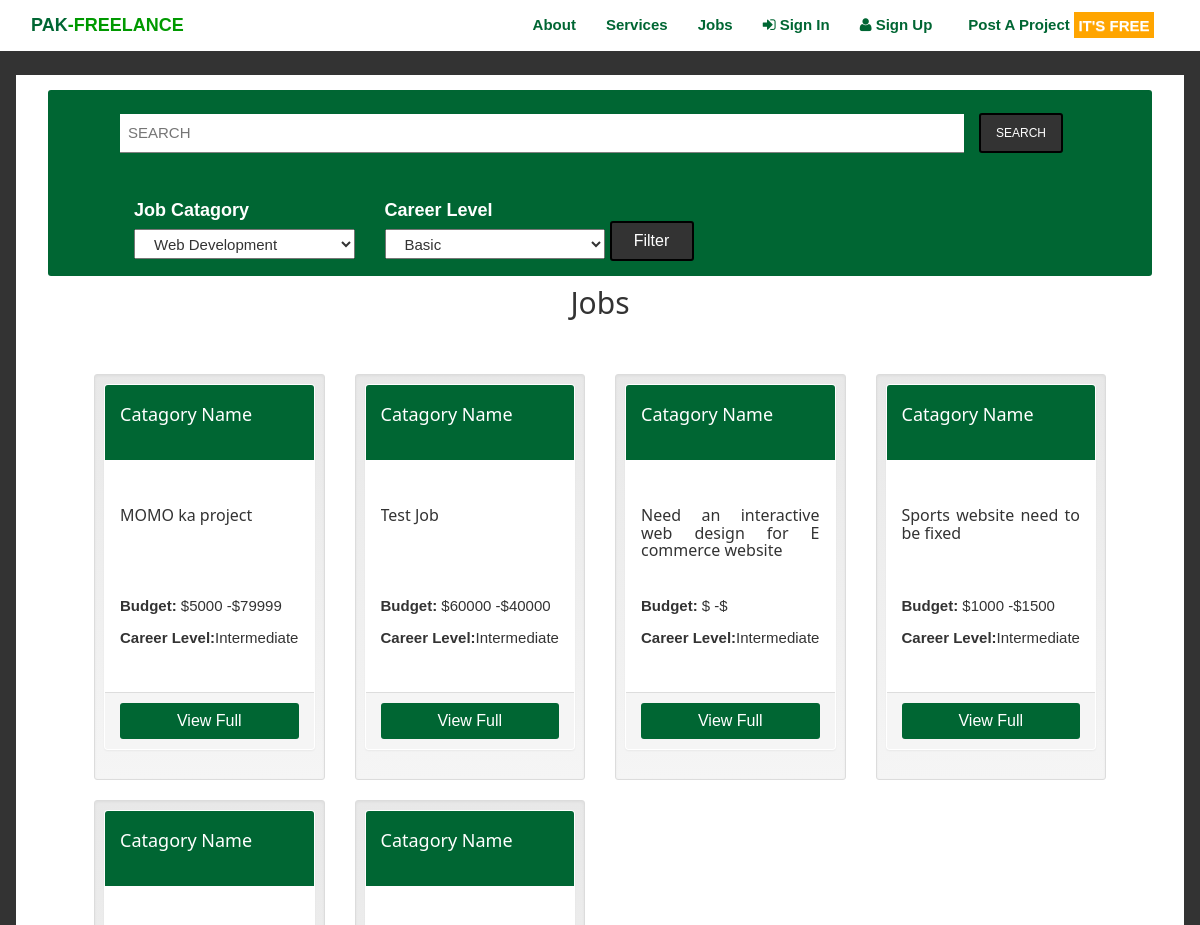
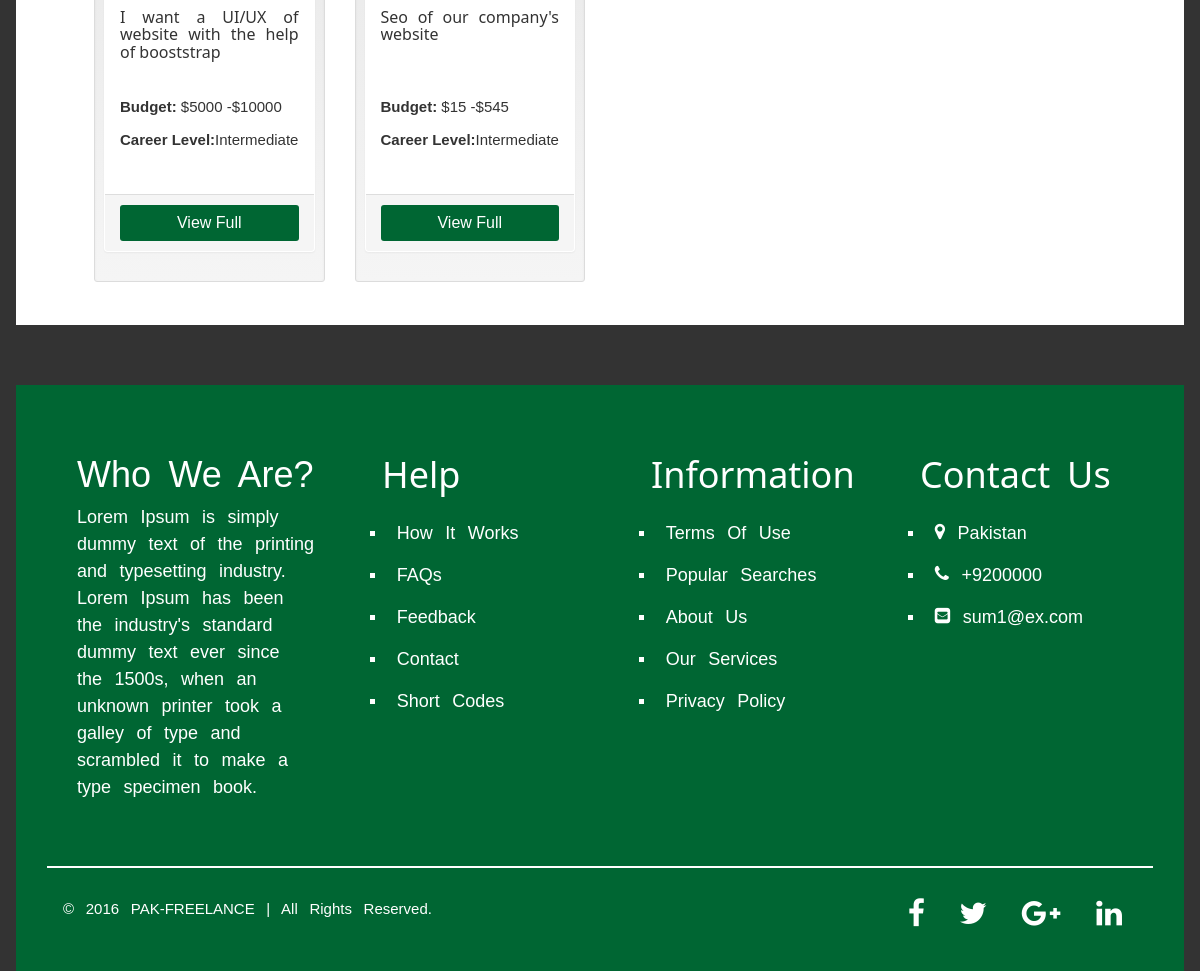
/views/jobs.php, run on the app's committed database (2 pictures, top to bottom).
### tables this page shows
CREATE TABLE `jobs` (
  `id` int(20) NOT NULL,
  `user_id` int(11) NOT NULL,
  `title` text,
  `catagory` int(20) NOT NULL,
  `skills` text,
  `price_from` int(20) DEFAULT NULL,
  `price_to` int(20) DEFAULT NULL,
  `description` text,
  `career_level` varchar(255) DEFAULT NULL,
  `payment_method` enum('fixed','hourly') NOT NULL,
  `duration` varchar(500) NOT NULL,
  `commitment` varchar(500) NOT NULL,
  `is_deleted` tinyint(1) DEFAULT NULL,
  `status` enum('active','inactive') DEFAULT NULL
);

### views/jobs.php (the view, shortened to what this page needs)
<?php
include("header.php"); ?>
    <html xmlns="http://www.w3.org/1999/html">
    <body style="background-color: #333;">
    <?php
        $haveJobsQuery = $conn->query("SELECT * FROM jobs  WHERE  is_deleted = 0 ORDER BY id  DESC ");
    ?>
    <section class="w3-container" style="margin-top: 5em; background-color: white;">
        <div class="w3-container">
            <div class="w3-container"
                 style="background-color:#063 !important; display:block; border-radius:3px; margin-top:1em; padding-bottom:1em;">
                <ul
                    style="list-style-type:none !important; text-decoration:none !important; padding-top:1em;">
                    <li>
                        <div>
                            <form class="w3-form col-sm-10 col-md-10 col-lg-10">
                                <input class="w3-input" placeholder="SEARCH" type="search">
                            </form>
                        </div>
                    </li>
                    <li style="padding-top:0.5em;" class="col-sm-2 col-md-2 col-lg-2">
                        <button class="btn-small M-button-Grey-to-white M-UniversalBtn btn-sm">
                            <a style="font-family: Arial" class="M-Universal-Link">SEARCH</a></button></li>
                    <li class="col-xs-12 col-sm-12 col-md-12 col-lg-12">
                        <div>
                            <form style=" margin-top:1em !important;">
                                <div class="col-xs-3 col-sm-3 col-md-3 col-lg-3">
                                    <div class="pull-left" style="margin-top:0.4em;">
                                        <label style="color:white;">Job Catagory</label>
                                        <select class="col-md-12" style=" height:2em;">
                                            <?php $queryForCatagory = $conn->query("SELECT * from catagory WHERE is_deleted = 0");
                                            while ($haveCatagoryDataArray = $queryForCatagory->fetch_array()) {
                                                ?>
                                                <option
                                                    value="<?php echo $haveCatagoryDataArray['id']; ?>"><?php echo $haveCatagoryDataArray['cat_name'] ?></option>
                                                <?php
                                            }
                                            ?>
                                        </select>
                                    </div>
                                </div>
                                <div class="col-xs-3 col-sm-3 col-md-3 col-lg-3">
                                    <div class="pull-left" style="margin-top:0.4em;">
                                        <label style="color: white;">Career Level</label>
                                        <select class="col-md-12" style=" height:2em;">
                                            <?php
                                            $queryForLevel = $conn->query("SELECT * FROM level");
                                            while ($haveLevelData = $queryForLevel->fetch_array()) {
                                                ?>
                                                <option
                                                    value="<?php echo $haveLevelData['id']; ?>"><?php echo $haveLevelData['level_name']; ?></option>
                                                <?php
                                            }
                                            ?>
                                        </select>
                                    </div>
                                </div>
<div class="col-xs-3 col-sm-3 col-md-3 col-lg-3" style="float: left; margin-left:-1.7em;">
    <div  style="padding-top:2em;">
        <button type="submit"class="btn-sm M-button-Grey-to-white M-UniversalBtn"><a style="font-family: Arial; font-size: medium;" class="M-Universal-Link">Filter</a></button>
    </div>
</div>
                            </form>
                        </div>
                    </li>
                </ul>
            </div>
            <section>
                <div class=" w3-container">
                    <h2 class="text-center">Jobs</h2>
                    <br/><br/>
                    <div class="col-sm-12 col-md-12 col-lg-12">
                        <?php while ($haveJobData = $haveJobsQuery->fetch_array()) { ?>
                            <div class=" col-sm-3 col-md-3 col-lg-3">
                                <div class=" well well-sm">
                                    <div class="panel">
                                        <div class="panel-heading"
                                             style="background-color:#063; color:white; height: 5em; background-size:contain;">
                                            <h5>Catagory Name</h5>
                                        </div>
                                        <div class="panel-body text-justify" style="background-size: contain; ">
                                            <br>
                                            <center>
                                                <div style=" background-size: contain; box-sizing: content-box; overflow: hidden; height: 5em;  text-overflow-ellipsis:2; ">
                                                <h6 class=" text-justify">
                                                    <?php echo substr($haveJobData['title'],0,54); ?></h6>
                                                </div>
                                                <br>
                                                <div class="text-justify" style="height: 4em;">
                                                    <p><strong>Budget: </strong><span>$</span><span><?php echo $haveJobData['price_from']; ?> </span>
                                                        -<span><span>$</span><?php echo $haveJobData['price_to']; ?></span>
                                                    </p>
                                                    <p><strong>Career Level:</strong>Intermediate</p>
                                                </div>
                                            </center>
                                            <br>
                                        </div>
                                        <div class="panel-footer"><a class="M-Universal-Link"
                                                                     href="Single.php?JobID=<?php echo $haveJobData['id']; ?>">
                                                <button class=" btn btn-block btn-sm"
                                                        style="height:3em; background-color:#063; color:white; ">
                                                    <p style="font-family: Arial; color: white; font-size: medium;" class="M-Universal-Link">
                                                        View
                                                        Full</p></button>
                                            </a></div>
                                    </div>
                                </div>
                            </div>
                        <?php } ?>
                    </div>
                    <br/>
                    <br><br>
                </div>
        </div>
        <br>
    </section>
    </body>
    </html>
<?php
include("footer.php");
?>

### data on the page
jobs: title "MOMO ka project", price_from "5000", price_to "79999"
jobs: title "Test Job", price_from "60000", price_to "40000"
jobs: title "Need an interactive web design for E commerce website"
jobs: title "Sports website need to be fixed", price_from "1000", price_to "1500"
jobs: title "I want a UI/UX of website with the help of booststrap", price_from "5000", price_to "10000"
jobs: title "Seo of our company's website", price_from "15", price_to "545"

### other printed values
form field value "Web Development"
form field value "Basic"
